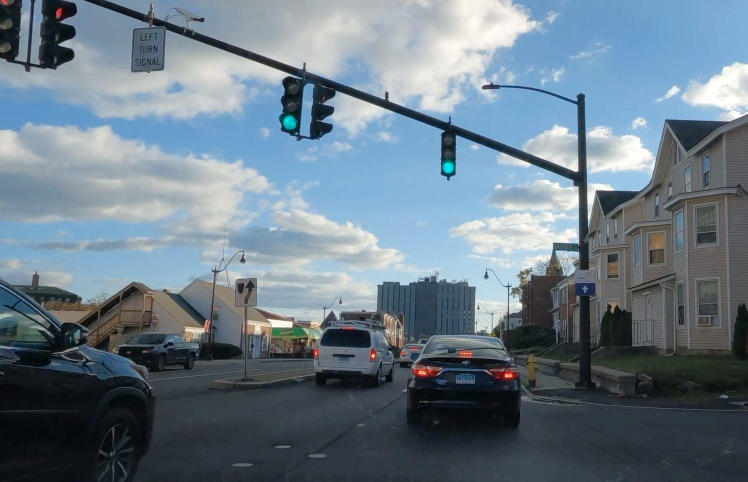
#> input picture image/2_street_01.jpg, 1496 x 963 px (shown at 1/2 size)
$ python -i main.py   (imports and definitions only)
#> lines starting #> are read from the running program, lines starting #| are printed output that depends on the picture; after the words box and inside, x2 and y2 are one past the last pixel; in counts of white or black regions, pixels touching at a corner belong together
#> further down, picture is the input picture: shape (963, 1496, 3); mean B, G, R 135.6, 123.2, 106.9
from pathlib import Path
from typing import Dict, List, Optional, Tuple

import cv2
import numpy as np
import streamlit as st

# [6 lines not run here, left out]

IMAGE_DIR = Path(__file__).parent / "image"
SUPPORTED_EXT = (".png", ".jpg", ".jpeg", ".bmp", ".webp")
DEFAULT_CIRCLE_TOLERANCE = 0.3
DEFAULT_DIRECT_CIRCLE_TOLERANCE = 0.3
DEFAULT_DIRECT_INTERSECTION_RATIO = 0.7


# [11 lines left out: function list_local_images, not called in this run]


def _clean_mask(mask: np.ndarray) -> np.ndarray:
    kernel = np.ones((3, 3), np.uint8)
    mask = cv2.morphologyEx(mask, cv2.MORPH_OPEN, kernel)
    mask = cv2.morphologyEx(mask, cv2.MORPH_CLOSE, kernel)
    return mask


def _find_blobs(mask: np.ndarray, color_name: str, hsv_image: np.ndarray, min_brightness=120):
    contours, _ = cv2.findContours(mask, cv2.RETR_EXTERNAL, cv2.CHAIN_APPROX_SIMPLE)
    blobs = []
    for cnt in contours:
        area = cv2.contourArea(cnt)
        if area < 30:
            continue
        x, y, w, h = cv2.boundingRect(cnt)
        cx = int(x + w / 2)
        cy = int(y + h / 2)
        roi = hsv_image[y : y + h, x : x + w]
        mean_v = np.mean(roi[:, :, 2]) if roi.size else 0
        if mean_v < min_brightness:
            continue
        blobs.append(
            {"cx": cx, "cy": cy, "bbox": (x, y, w, h), "color": color_name, "contour": cnt}
        )
    return blobs


def _to_rgb(image: np.ndarray) -> np.ndarray:
    return cv2.cvtColor(image, cv2.COLOR_BGR2RGB)


# [90 lines left out: functions _find_tuner_rectangles, _find_tuner_blobs, _compute_tuner_match, _color_for_tuner_rect, _render_tuner_view, not called in this run]


def analyze_image(
    image: np.ndarray,
    circle_tolerance: float = DEFAULT_CIRCLE_TOLERANCE,
    direct_circle_tolerance: float = DEFAULT_DIRECT_CIRCLE_TOLERANCE,
    direct_intersection_ratio: float = DEFAULT_DIRECT_INTERSECTION_RATIO,
) -> Dict[str, Optional[str]]:
#> called with circle_tolerance = 0.3, direct_circle_tolerance = 0.3, direct_intersection_ratio = 0.7
    output = image.copy()
    candidate_viz = image.copy()

    gray = cv2.cvtColor(image, cv2.COLOR_BGR2GRAY)
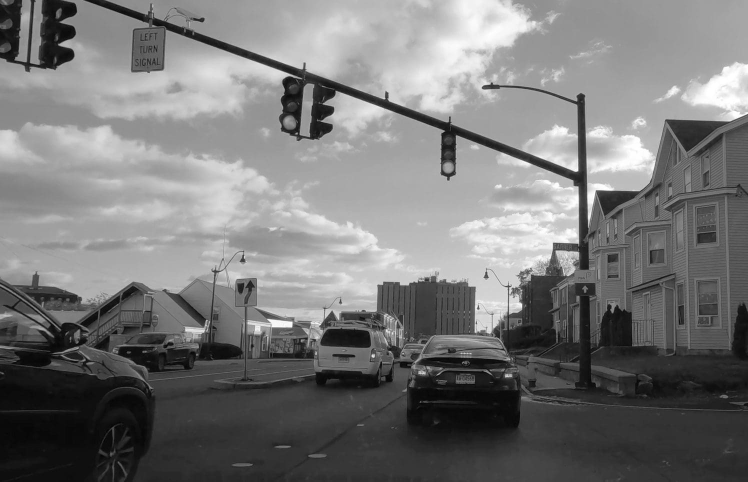
#> gray: shape (963, 1496) (shown at 1/2 size); min 0, max 255, mean 119.7
    blur = cv2.GaussianBlur(gray, (5, 5), 0)
    edges = cv2.Canny(blur, 50, 150)
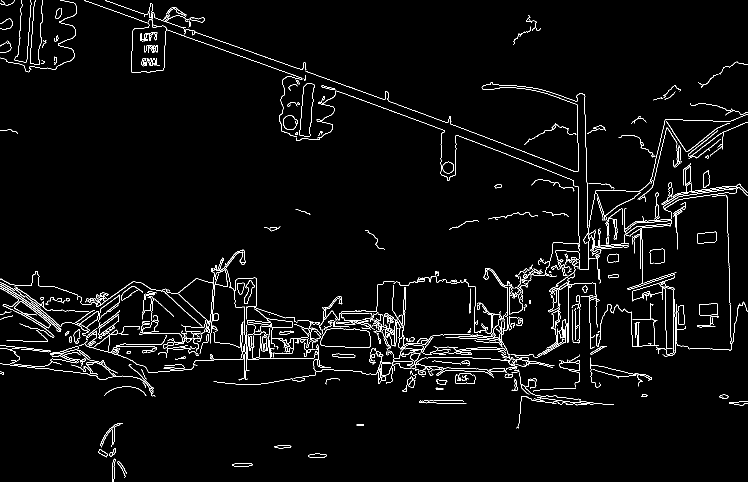
#> edges: shape (963, 1496) (shown at 1/2 size); 3% white in thin lines or dots
    contours, _ = cv2.findContours(edges, cv2.RETR_TREE, cv2.CHAIN_APPROX_SIMPLE)
#> contours = 523 contours, 309 with area under 20; largest, box (x1, y1, x2, y2) and area: (640, 655, 742, 696) 3356, (640, 656, 742, 696) 3332, (599, 166, 629, 274) 2108, (599, 166, 629, 274) 2096, (28, 603, 101, 657) 1146

    filtered_rectangles = []
    for cnt in contours:
        x, y, w, h = cv2.boundingRect(cnt)
        area = w * h
        aspect_ratio = h / float(w)
        if area < 1000:
            continue
        if not (0.8 <= aspect_ratio <= 10):
            continue
        filtered_rectangles.append({"x": x, "y": y, "w": w, "h": h})
#> this loop made 523 passes
#> (x, y, w, h, area, aspect_ratio) on passes 1 to 3: (464, 926, 41, 7, 287, 0.171), (235, 923, 19, 32, 608, 1.68), (227, 918, 4, 45, 180, 11.25)
#> after the loop, filtered_rectangles = 47 items

    hsv = cv2.cvtColor(image, cv2.COLOR_BGR2HSV)
#> hsv: shape (963, 1496, 3); mean H, S, V 94.3, 63.5, 137.2

    lower_red1, upper_red1 = np.array([0, 80, 80]), np.array([10, 255, 255])
    lower_red2, upper_red2 = np.array([160, 80, 80]), np.array([179, 255, 255])

    mask_red = cv2.bitwise_or(
        cv2.inRange(hsv, lower_red1, upper_red1),
        cv2.inRange(hsv, lower_red2, upper_red2),
    )
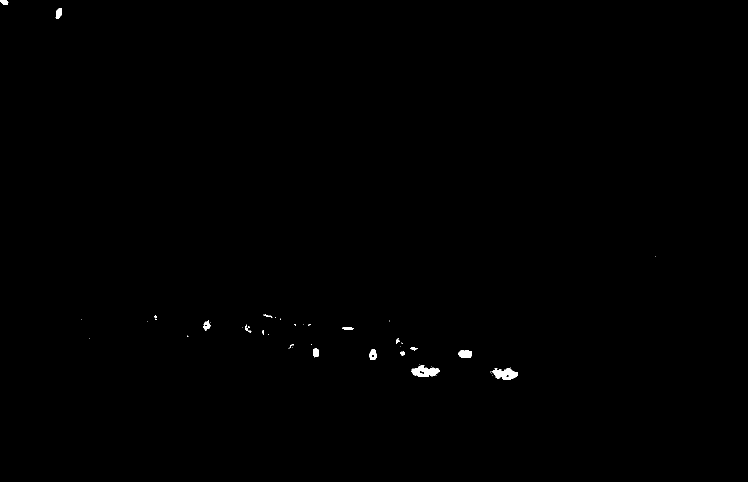
#> mask_red: shape (963, 1496) (shown at 1/2 size); 0.23% white; 54 white regions (38 under 20 px), largest, box (x1, y1, x2, y2) and area: (823, 730, 880, 754) 812, (983, 736, 1036, 760) 762, (917, 700, 944, 716) 359
    mask_green = cv2.inRange(hsv, np.array([35, 50, 50]), np.array([90, 255, 255]))
#> mask_green: shape (963, 1496); 0.52% white; 174 white regions (156 under 20 px), largest, box (x1, y1, x2, y2) and area: (1182, 712, 1422, 745) 3071, (0, 629, 86, 684) 1406, (543, 652, 616, 677) 1367

    mask_red_clean = _clean_mask(mask_red)
    mask_green_clean = _clean_mask(mask_green)
#> in _clean_mask (call 2), `mask = cv2.morphologyEx(mask, cv2.MORPH_OPEN, kernel)`:
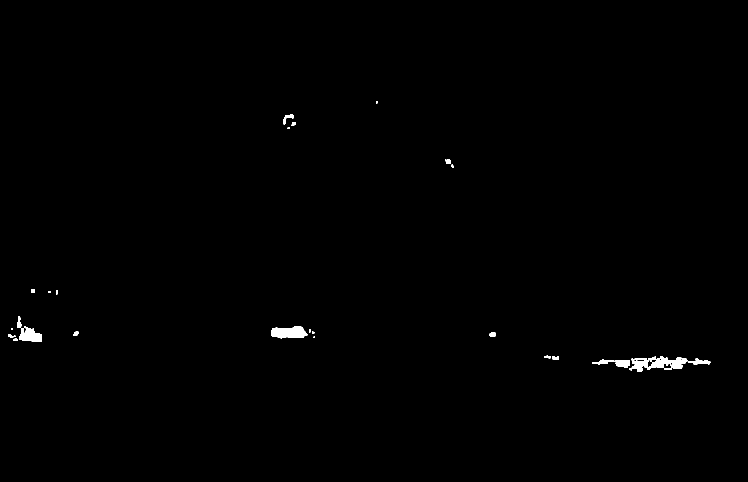
#> mask: shape (963, 1496) (shown at 1/2 size); 0.44% white; 27 white regions (6 under 20 px), largest, box (x1, y1, x2, y2) and area: (1258, 712, 1375, 744) 1983, (543, 652, 615, 677) 1351, (34, 632, 84, 684) 1110

    blobs_red = _find_blobs(mask_red_clean.copy(), "red", hsv)
#> in _find_blobs, `contours, _ = cv2.findContours(mask, cv2.RETR_EXTERNAL, cv2.CHAIN_APPR..`: contours = 17 contours, 6 with area under 20; largest, box (x1, y1, x2, y2) and area: (824, 730, 879, 754) 758, (987, 736, 1036, 760) 698, (917, 701, 944, 716) 324, (738, 699, 753, 720) 218, (112, 16, 124, 37) 174
#> the loop in _find_blobs, `for cnt in contours:` made 17 passes
#> (area, x, y, w, h, cx, cy, mean_v) on passes 1, 2, 3, 4, 5, 6, 7, 12: (698.5, 987, 736, 49, 24, 1011, 748, 120.4), (757.5, 824, 730, 55, 24, 851, 742, 134.9), (44.5, 801, 703, 9, 8, 805, 707, 154.5), (324.5, 917, 701, 27, 15, 930, 708, 171), (218, 738, 699, 15, 21, 745, 709, 156.1), (149.5, 626, 697, 12, 17, 632, 705, 152.6), (33, 822, 695, 11, 5, 827, 697, 147.9), (59, 685, 654, 21, 5, 695, 656, 152.7)
#> after the loop in _find_blobs, `for cnt in contours:`: blobs = 11 items
#> blobs_red = 11 items
    blobs_green = _find_blobs(mask_green_clean.copy(), "green", hsv)
#> in _find_blobs (call 2), `contours, _ = cv2.findContours(mask, cv2.RETR_EXTERNAL, cv2.CHAIN_APPR..`: contours = 21 contours, 9 with area under 20; largest, box (x1, y1, x2, y2) and area: (1258, 712, 1421, 744) 2409, (543, 652, 615, 677) 1272, (26, 632, 84, 684) 1073, (1184, 719, 1260, 736) 550, (566, 229, 588, 249) 146
#> the loop in _find_blobs (call 2), `for cnt in contours:` made 21 passes
#> (area, x, y, w, h, cx, cy, mean_v) on passes 1, 2, 3, 5, 6, 8, 11, 12: (550, 1184, 719, 76, 17, 1222, 727, 57.75), (2409, 1258, 712, 163, 32, 1339, 728, 49.27), (127, 1088, 711, 30, 9, 1103, 715, 58.37), (50, 16, 668, 15, 8, 23, 672, 58.84), (88.5, 979, 664, 13, 10, 985, 669, 113.3), (58, 147, 662, 10, 10, 152, 667, 109.1), (1272.5, 543, 652, 72, 25, 579, 664, 123.6), (1073, 26, 632, 58, 52, 55, 658, 98.29)
#> blobs_green = 4 items
    all_blobs = blobs_red + blobs_green
#> all_blobs = 15 items

    direct_match_found = None
    candidate_rects_to_draw = []

    def rect_color_from_blobs(rect, blobs):
        rx, ry, rw, rh = rect["x"], rect["y"], rect["w"], rect["h"]
        best_blob = None
        best_overlap = 0.0
        for blob in blobs:
            bx, by, bw, bh = blob["bbox"]
            xi1 = max(rx, bx)
            yi1 = max(ry, by)
            xi2 = min(rx + rw, bx + bw)
            yi2 = min(ry + rh, by + bh)
            inter_w = max(0, xi2 - xi1)
            inter_h = max(0, yi2 - yi1)
            overlap = inter_w * inter_h
            if overlap > best_overlap:
                best_overlap = overlap
                best_blob = blob
        if best_blob:
            return (0, 0, 255) if best_blob["color"] == "red" else (0, 255, 0)
        return (180, 180, 180)

    for rect in filtered_rectangles:
        rx, ry, rw, rh = rect["x"], rect["y"], rect["w"], rect["h"]
        ratio = float(rw) / rh
        if ratio < 0.75 or ratio > 1.33:
            continue
        candidate_rects_to_draw.append(rect)

        rect_area = rw * rh

        for blob in all_blobs:
            contour = blob["contour"]
            perimeter = cv2.arcLength(contour, True)
            area = cv2.contourArea(contour)
            if perimeter == 0 or area == 0:
                continue
            circularity = 4 * np.pi * area / (perimeter * perimeter)
            if abs(1 - circularity) > direct_circle_tolerance:
                continue

            bx, by, bw, bh = blob["bbox"]
            blob_area = bw * bh

            xi1 = max(rx, bx)
            yi1 = max(ry, by)
            xi2 = min(rx + rw, bx + bw)
            yi2 = min(ry + rh, by + bh)

            inter_w = max(0, xi2 - xi1)
            inter_h = max(0, yi2 - yi1)
            inter_area = inter_w * inter_h

            if inter_area > direct_intersection_ratio * rect_area and inter_area > direct_intersection_ratio * blob_area:
                direct_match_found = {
                    "rectangle": rect,
                    "blob": blob,
                    "color": blob["color"],
                    "contour": blob["contour"],
                }
                break
        if direct_match_found:
            break
#> this loop made 47 passes
#> rect on passes 25 to 32: {'x': 1302, 'y': 573, 'w': 47, 'h': 137}, {'x': 785, 'y': 570, 'w': 27, 'h': 108}, {'x': 1018, 'y': 568, 'w': 27, 'h': 62}, {'x': 488, 'y': 560, 'w': 22, 'h': 48}, {'x': 488, 'y': 561, 'w': 22, 'h': 47}, {'x': 856, 'y': 558, 'w': 164, 'h': 156}, {'x': 1096, 'y': 547, 'w': 104, 'h': 151}, {'x': 967, 'y': 536, 'w': 52, 'h': 98}

    for rect in candidate_rects_to_draw:
        cv2.rectangle(
            candidate_viz,
            (rect["x"], rect["y"]),
            (rect["x"] + rect["w"], rect["y"] + rect["h"]),
            rect_color_from_blobs(rect, all_blobs),
            2,
        )
#> this loop made 21 passes
#> rect on passes 1 to 8: {'x': 200, 'y': 846, 'w': 46, 'h': 46}, {'x': 257, 'y': 729, 'w': 50, 'h': 47}, {'x': 1119, 'y': 709, 'w': 41, 'h': 33}, {'x': 188, 'y': 670, 'w': 32, 'h': 33}, {'x': 427, 'y': 643, 'w': 61, 'h': 74}, {'x': 197, 'y': 628, 'w': 41, 'h': 43}, {'x': 197, 'y': 630, 'w': 41, 'h': 41}, {'x': 725, 'y': 624, 'w': 57, 'h': 74}

    for blob in blobs_red:
        cv2.drawContours(candidate_viz, [blob["contour"]], -1, (0, 0, 255), 2)
#> this loop made 11 passes
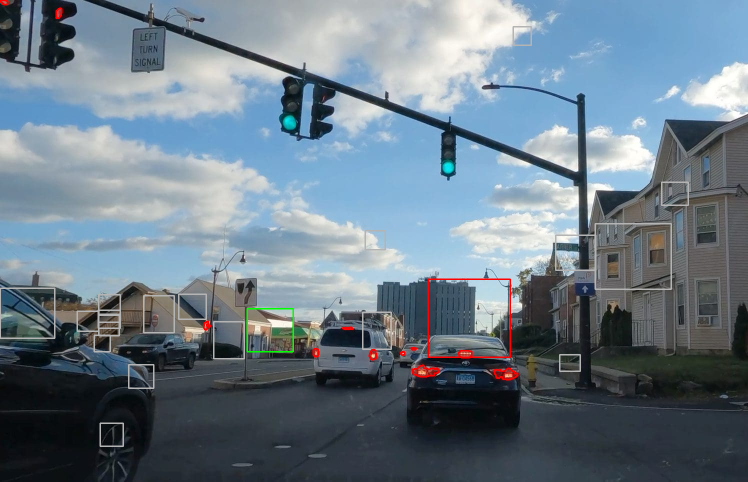
#> candidate_viz: shape (963, 1496, 3) (shown at 1/2 size); mean B, G, R 135.9, 123.7, 107.9
    for blob in blobs_green:
        cv2.drawContours(candidate_viz, [blob["contour"]], -1, (0, 255, 0), 2)
#> this loop made 4 passes
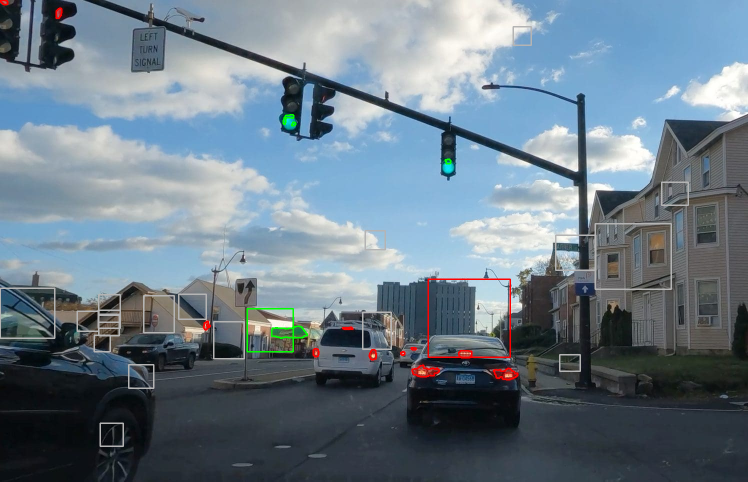
#> candidate_viz: shape (963, 1496, 3) (shown at 1/2 size); 0.07% of pixels changed, all inside (x1, y1, x2, y2) = (542, 228, 903, 678)

    message = None

    color_label = {"red": "rouge", "green": "vert"}

    if direct_match_found:
        res = direct_match_found
        x, y, w, h = res["rectangle"]["x"], res["rectangle"]["y"], res["rectangle"]["w"], res["rectangle"]["h"]
        cv2.rectangle(output, (x, y), (x + w, y + h), (0, 255, 0), 5)
        cv2.drawContours(output, [res["contour"]], -1, (0, 255, 255), 5)
        cv2.putText(
            output,
            f"Direct : {color_label.get(res['color'], res['color']).upper()}",
            (x, y - 10),
            cv2.FONT_HERSHEY_SIMPLEX,
            0.9,
            (0, 255, 0),
            2,
        )
        color_fr = color_label.get(res["color"], res["color"])
        message = f" Détection directe : {color_fr.upper()}"
    else:

        def match_blobs_to_rectangles(blobs, rectangles):
            results = []
            for rect in rectangles:
                x, y, w, h = rect["x"], rect["y"], rect["w"], rect["h"]
                x2, y2 = x + w, y + h
                blobs_inside = []
                for blob in blobs:
                    cx, cy = blob["cx"], blob["cy"]
                    if not (x <= cx <= x2 and y <= cy <= y2):
                        continue
                    in_expected_position = False
                    if blob["color"] == "red" and y <= cy <= y + 0.4 * h:
                        in_expected_position = True
                    #elif blob["color"] in ("orange", "yellow") and y + 0.4 * h <= cy <= y + 0.6 * h:
                    #   in_expected_position = True
                    elif blob["color"] == "green" and y + 0.6 * h <= cy <= y + h:
                        in_expected_position = True

                    blob_copy = blob.copy()
                    blob_copy["in_expected_position"] = in_expected_position
                    blobs_inside.append(blob_copy)

                if blobs_inside:
                    results.append({"rectangle": rect, "blobs": blobs_inside})
#> this loop made 47 passes
#> rect on passes 1 to 8: {'x': 200, 'y': 846, 'w': 46, 'h': 46}, {'x': 1033, 'y': 792, 'w': 30, 'h': 65}, {'x': 805, 'y': 741, 'w': 29, 'h': 43}, {'x': 257, 'y': 729, 'w': 50, 'h': 47}, {'x': 1119, 'y': 709, 'w': 41, 'h': 33}, {'x': 626, 'y': 688, 'w': 36, 'h': 54}, {'x': 188, 'y': 670, 'w': 32, 'h': 33}, {'x': 427, 'y': 643, 'w': 61, 'h': 74}
            return results

        matches = match_blobs_to_rectangles(all_blobs, filtered_rectangles)
        active_light = None
        max_area = -1

        for m in matches:
            rect = m["rectangle"]
            x, y, w, h = rect["x"], rect["y"], rect["w"], rect["h"]
            for b in m["blobs"]:
                if not b["in_expected_position"]:
                    continue
                color = b["color"]
                #if color == "orange":
                #    continue

                x0, y0, bw, bh = b["bbox"]
                mask = mask_red_clean if color == "red" else mask_green_clean

                contours, _ = cv2.findContours(mask, cv2.RETR_EXTERNAL, cv2.CHAIN_APPROX_SIMPLE)
                for cnt in contours:
                    perimeter = cv2.arcLength(cnt, True)
                    area = cv2.contourArea(cnt)
                    if perimeter == 0 or area == 0:
                        continue
                    circularity = 4 * np.pi * area / (perimeter * perimeter)
                    if abs(1 - circularity) > circle_tolerance:
                        continue
                    bx, by, bwc, bhc = cv2.boundingRect(cnt)
                    if not (bx >= x0 and by >= y0 and bx + bwc <= x0 + bw and by + bhc <= y0 + bh):
                        continue
                    if area > max_area:
                        max_area = area
                        active_light = {"rectangle": rect, "blob": b, "contour": cnt, "color": color}

        if active_light:
            rect = active_light["rectangle"]
            x, y, w, h = rect["x"], rect["y"], rect["w"], rect["h"]
            cv2.rectangle(output, (x, y), (x + w, y + h), (255, 0, 0), 2)
            cv2.drawContours(output, [active_light["contour"]], -5, (0, 255, 255), 2)
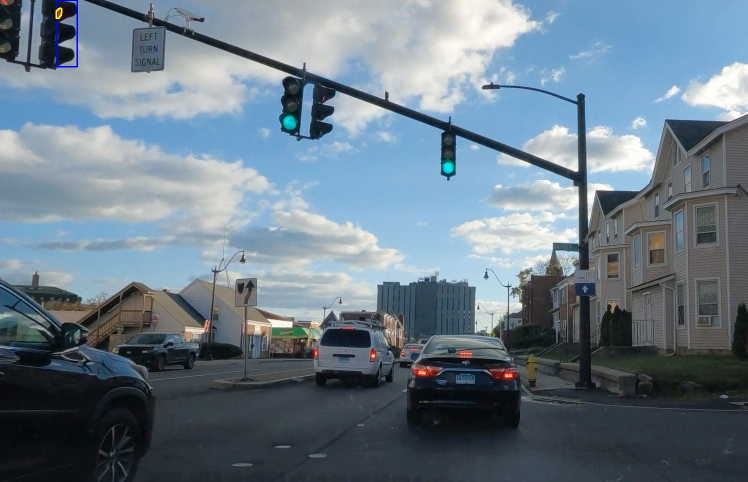
#> output: shape (963, 1496, 3) (shown at 1/2 size); mean B, G, R 135.7, 123.2, 106.8
            color_fr = color_label.get(active_light["color"], active_light["color"])
            message = f"🔍 Détection indirecte : {color_fr}"
        else:
            message = "Aucun feu détecté."

    return {
        "message": message,
        "output": _to_rgb(output),
        "candidate_viz": _to_rgb(candidate_viz),
    }


# [131 lines left out: functions sidebar_library, main, not called in this run]


# [2 lines not run here, left out]

>>> import cv2
>>> picture = cv2.imread('image/2_street_01.jpg')
>>> result = analyze_image(picture)
